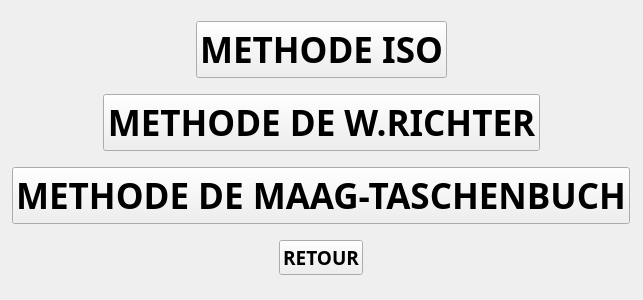
<?xml version="1.0" encoding="UTF-8"?>
<ui version="4.0">
 <class>DEPORTS_SANS_VARIATION_ENTRAXE</class>
 <widget class="QWidget" name="DEPORTS_SANS_VARIATION_ENTRAXE">
  <property name="geometry">
   <rect>
    <x>0</x>
    <y>0</y>
    <width>643</width>
    <height>300</height>
   </rect>
  </property>
  <property name="windowTitle">
   <string>DEPORTS SANS VARIATION D'ENTRAXE</string>
  </property>
  <property name="windowIcon">
   <iconset>
    <normaloff>reducteur_gearexpert.gif</normaloff>reducteur_gearexpert.gif</iconset>
  </property>
  <layout class="QGridLayout" name="gridLayout">
   <item row="2" column="0" alignment="Qt::AlignHCenter">
    <widget class="QPushButton" name="pushButton_3_SANS_VARIATION">
     <property name="font">
      <font>
       <family>Arial Black</family>
       <pointsize>26</pointsize>
       <weight>75</weight>
       <bold>true</bold>
      </font>
     </property>
     <property name="text">
      <string>METHODE DE MAAG-TASCHENBUCH</string>
     </property>
    </widget>
   </item>
   <item row="0" column="0" alignment="Qt::AlignHCenter">
    <widget class="QPushButton" name="pushButton_SANS_VARIATION">
     <property name="font">
      <font>
       <family>Arial Black</family>
       <pointsize>26</pointsize>
       <weight>75</weight>
       <bold>true</bold>
      </font>
     </property>
     <property name="text">
      <string>METHODE ISO</string>
     </property>
    </widget>
   </item>
   <item row="1" column="0" alignment="Qt::AlignHCenter">
    <widget class="QPushButton" name="pushButton_2_SANS_VARIATION">
     <property name="font">
      <font>
       <family>Arial Black</family>
       <pointsize>26</pointsize>
       <weight>75</weight>
       <bold>true</bold>
      </font>
     </property>
     <property name="text">
      <string>METHODE DE W.RICHTER</string>
     </property>
    </widget>
   </item>
   <item row="3" column="0" alignment="Qt::AlignHCenter">
    <widget class="QPushButton" name="pushButton_4_SANS_VARIATION">
     <property name="font">
      <font>
       <family>Arial Black</family>
       <pointsize>14</pointsize>
       <weight>75</weight>
       <bold>true</bold>
      </font>
     </property>
     <property name="text">
      <string>RETOUR</string>
     </property>
    </widget>
   </item>
  </layout>
 </widget>
 <resources/>
 <connections/>
</ui>
